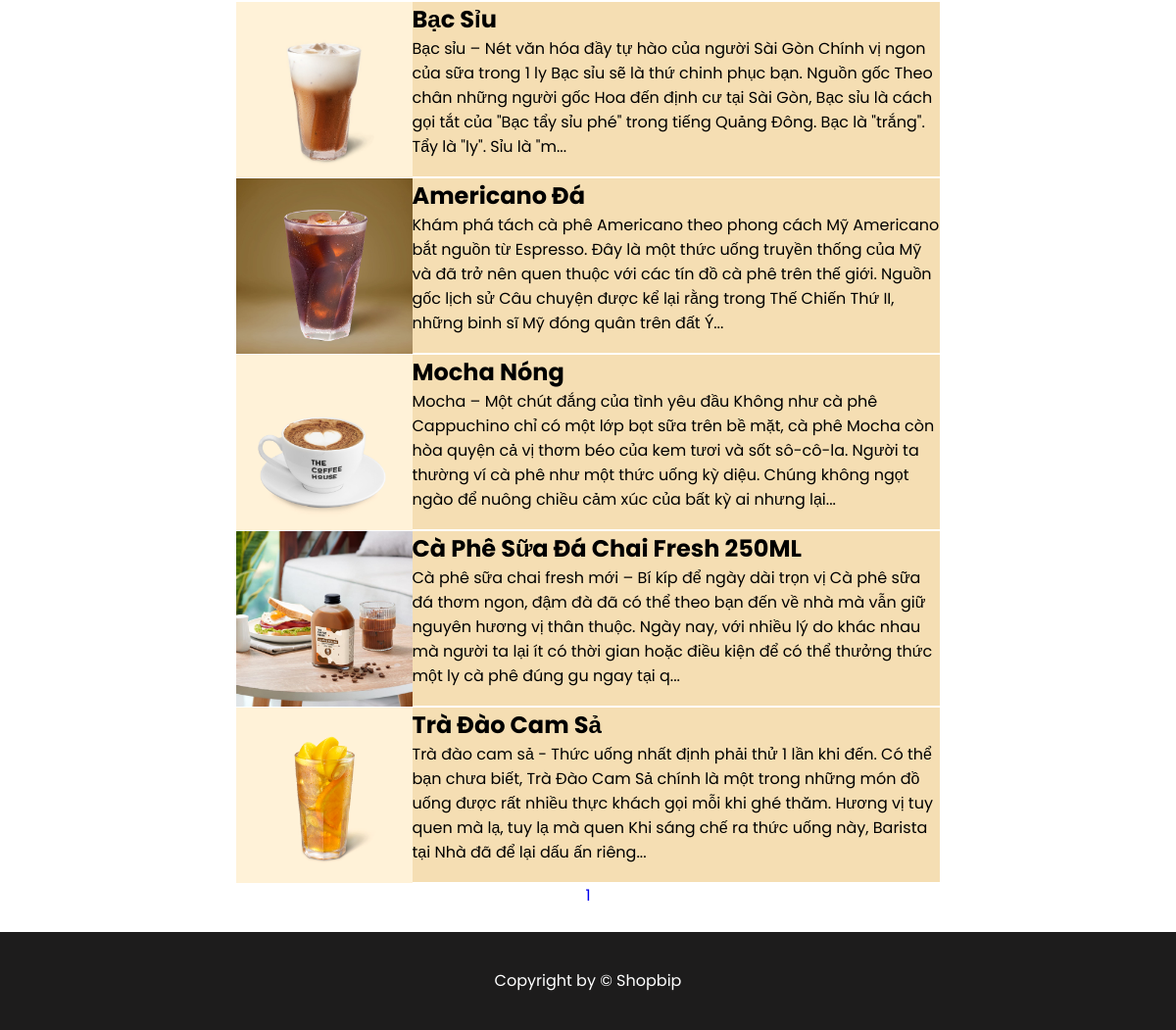
The app's page /view_news.php (lower part), older data.
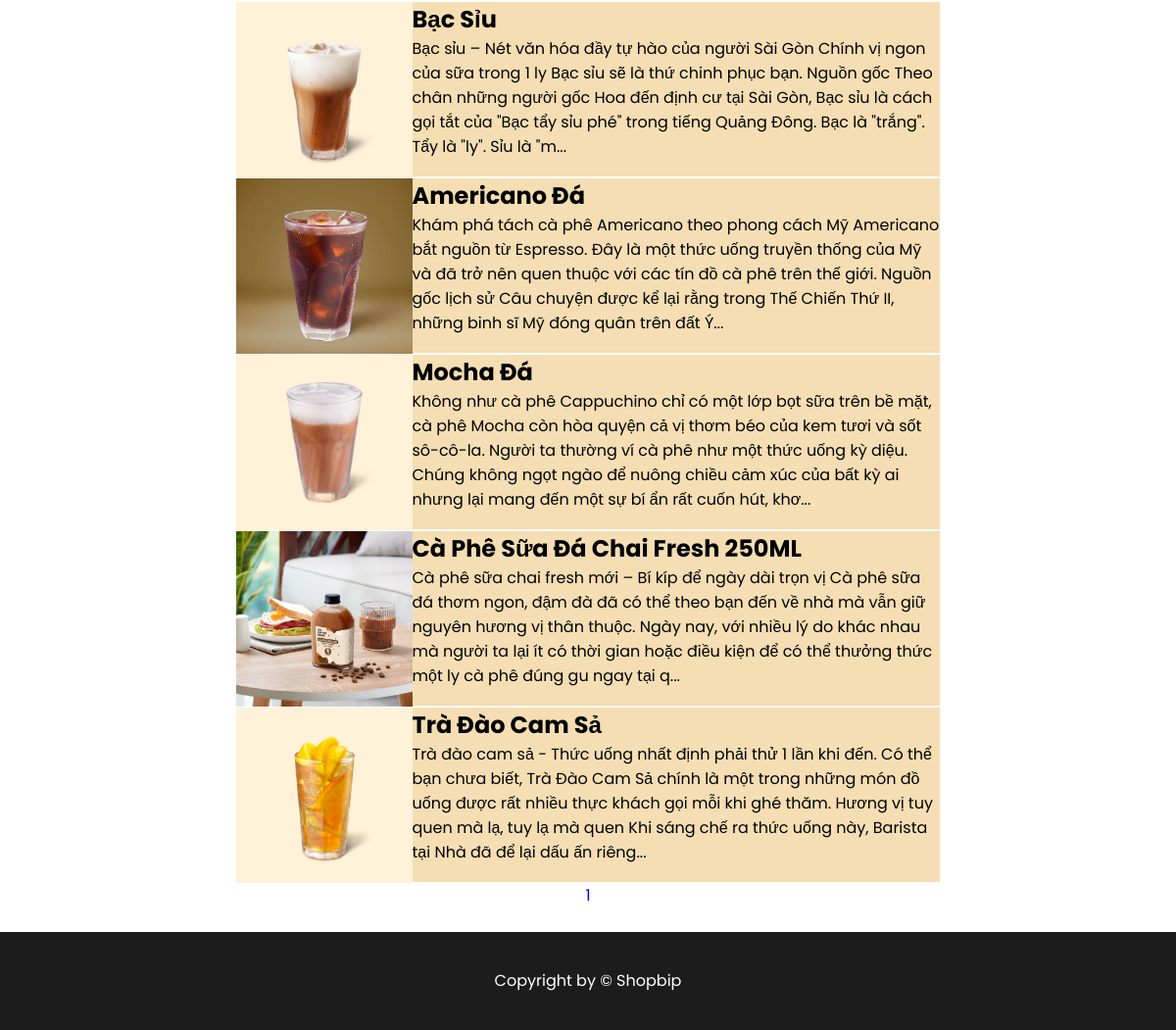
The same page, newer data.
### tables this page shows
CREATE TABLE `news` (
  `id` int(11) NOT NULL,
  `title` varchar(200) NOT NULL,
  `content` text NOT NULL,
  `photo` varchar(200) NOT NULL
);

### view_news.php (the view, shortened to what this page needs)
<!DOCTYPE html>
<html lang="en">
<head>
    <link rel="stylesheet" href="/css/style_news.css">
</head>
<body>
    <?php
    require 'admin/connect.php';
    $page = 1;
    $search = '';
    $sql = "select count(*) from news
    where
    title like '%$search%'";
    $each = mysqli_query($connect, $sql);
    $result = mysqli_fetch_array($each);
    $all_products = $result['count(*)'];
    $all_products_each_page = 5;
    $page_number = ceil($all_products / $all_products_each_page);
    $skip = $all_products_each_page * ($page - 1);
    $sql = "select * from news
    where
    title like '%$search%'
    limit $all_products_each_page offset $skip";
    $result = mysqli_query($connect, $sql);
    function to_slug($str) {
        $str = trim(mb_strtolower($str));
        $str = preg_replace('/(à|á|ạ|ả|ã|â|ầ|ấ|ậ|ẩ|ẫ|ă|ằ|ắ|ặ|ẳ|ẵ)/', 'a', $str);
        $str = preg_replace('/(è|é|ẹ|ẻ|ẽ|ê|ề|ế|ệ|ể|ễ)/', 'e', $str);
        $str = preg_replace('/(ì|í|ị|ỉ|ĩ)/', 'i', $str);
        $str = preg_replace('/(ò|ó|ọ|ỏ|õ|ô|ồ|ố|ộ|ổ|ỗ|ơ|ờ|ớ|ợ|ở|ỡ)/', 'o', $str);
        $str = preg_replace('/(ù|ú|ụ|ủ|ũ|ư|ừ|ứ|ự|ử|ữ)/', 'u', $str);
        $str = preg_replace('/(ỳ|ý|ỵ|ỷ|ỹ)/', 'y', $str);
        $str = preg_replace('/(đ)/', 'd', $str);
        $str = preg_replace('/[^a-z0-9-\s]/', '', $str);
        $str = preg_replace('/([\s]+)/', '-', $str);
        return $str;
    }
    ?>
    <main>
        <div class="menu-home">
            <div class="menu-home-left">
            </div>
            <div class="menu-home-center">
                <?php foreach ($result as $each) { ?>
                    <div class="menu-item">
                        <div class="menu-item-news-photo">
                            <img height="180" src="admin/news/photos/<?php echo $each['photo'] ?>">
                        </div>
                        <div class="menu-item-news-content">
                            <h2 style="text-align: left">
                            <?php
                            $str = $each['title'];
                            $slug = to_slug($str);
                            ?>
                                <a href="view_news_detail.php?id=<?php echo $each['id'] ?>?title=<?php echo $slug ?>">
                                    <?php echo $each['title'] ?>
                                </a>
                            </h2>
                            <p style="text-align: left">
                                <a href="view_news_detail.php?id=<?php echo $each['id'] ?>?title=<?php echo $slug ?>">
                                    <?php
                                    $str = $each['content'];
                                    $str2 = mb_substr($str, 0, 300);
                                    $str3 = $str2 . '...';
                                    echo $str3;
                                    ?>
                                </a>
                            </p>
                        </div>
                    </div>
                <?php } ?>
            </div>
            <div class="menu-home-right">
            </div>
            <div class="menu-home-bottom">
                <?php for ($i = 1; $i <= $page_number; $i++) { ?>
                    <a href="?page=<?php echo $i ?>&search=<?php echo $search ?>">
                        <?php echo $i ?>
                    </a>
                <?php } ?>
            </div>
        </div>
    </main>
    <?php require 'footer.php' ?>
</body>
</html>

Row changes from the older to the newer data that the page shows:
changed news: photo: a different picture; title "Mocha Nóng" → "Mocha Đá"; content "Mocha – Một chút đắng của tình yêu đầu Không như cà phê Cappuchino chỉ có một lớp bọt sữa trên bề mặt, cà phê Mocha còn hòa quyện cả vị thơm béo của kem tươi và sốt sô-cô-la. Người ta thường ví cà phê như một thức uống kỳ diệu. Chúng không ngọt ngào để nuông chiều cảm xúc của bất kỳ ai nhưng lại..." → "Không như cà phê Cappuchino chỉ có một lớp bọt sữa trên bề mặt, cà phê Mocha còn hòa quyện cả vị thơm béo của kem tươi và sốt sô-cô-la. Người ta thường ví cà phê như một thức uống kỳ diệu. Chúng không ngọt ngào để nuông chiều cảm xúc của bất kỳ ai nhưng lại mang đến một sự bí ẩn rất cuốn hút, khơ..."
